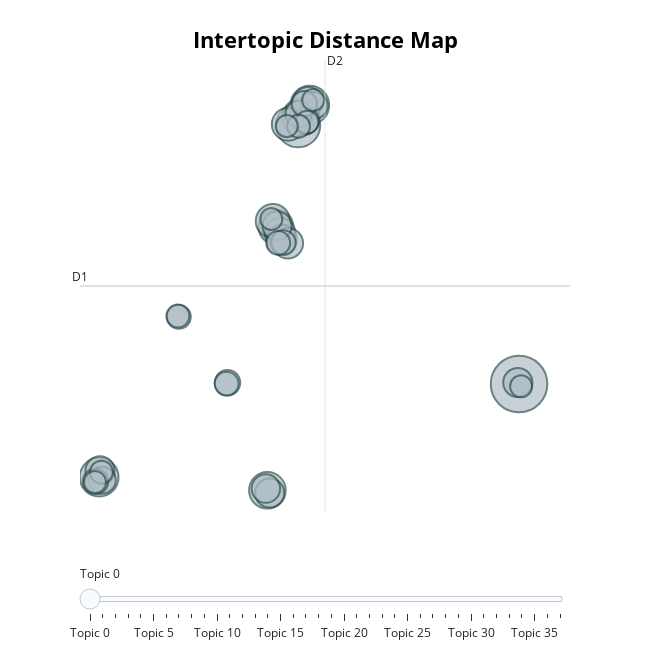

Write notebook code for a chart like this one.
### Code cell
topic_model.visualize_topics()

### Figure 1 — Plotly figure (JSON) as saved in the notebook; plotly's stock layout.template omitted (floating-point values rounded to 4 significant figures)
{"data": [{"customdata": [[0, "de | le | la | en | du", 79], [1, "magic | city | wet | down | rainbow", 48], [2, "wizard | oz | wonderful | giant | wicked", 37], [3, "lost | last | world | war | battle", 37], [4, "black | death | dead | room | love", 34], [5, "autobiography | memoirs | my | charlottes | web", 33], [6, "abraham | caesar | david | lincoln | julius", 30], [7, "bruno | sylvie | daisy | anna | madame", 29], [8, "northern | lights | dark | shades | fifty", 27], [9, "secret | agent | knife | subtle | lightning", 23], [10, "prince | silver | master | caspian | chair", 23], [11, "king | return | thrones | game | henry", 23], [12, "time | nowhere | epoch | rest | news", 22], [13, "doctor | dolittle | voyages | dawn | treader", 21], [14, "enchanted | castle | lookingglass | yew | through", 21], [15, "scarlet | sensibility | sense | novels | prejudice", 21], [16, "der | prinz | kleine | german | die", 21], [17, "freedom | douglass | slave | life | frederick", 20], [18, "adventures | alices | wonderland | looking | in", 18], [19, "goblin | fellowship | ring | silmarillion | hobbit", 18], [20, "maus | aeneis | cursus | comus | completus", 17], [21, "gods | small | creatures | all | american", 17], [22, "oz | glinda | tiktok | ozma | patchwork", 16], [23, "phoenix | harry | potter | prisoner | carpet", 16], [24, "bfg | pioneers | classic | deerslayer | ace", 16], [25, "mars | princess | bridge | terabithia | martian", 15], [26, "dragon | reluctant | dragonfly | amber | dragonflight", 14], [27, "moon | new | moonstone | rock | diamonds", 14], [28, "potter | harry | deathly | goblet | secrets", 14], [29, "wood | beyond | tree | world | leaves", 13], [30, "you | one | before | howards | after", 13], [31, "stars | star | planet | andromeda | fault", 13], [32, "island | treasure | sky | channel | inn", 13], [33, "kazaki | politik |  |  | ", 12], [34, "foundation | towers | two | foundations | prelude", 12], [35, "fowl | artemis | amulet | code | arctic", 12], [36, "oz | marvelous | rinkitink | emerald | road", 12], [37, "wind | willows | breath | door | into", 12]], "hovertemplate": "<b>Topic %{customdata[0]}</b><br>%{customdata[1]}<br>Size: %{customdata[2]}", "legendgroup": "", "marker": {"color": "#B0BEC5", "line": {"color": "DarkSlateGrey", "width": 2}, "size": [79, 48, 37, 37, 34, 33, 30, 29, 27, 23, 23, 23, 22, 21, 21, 21, 21, 20, 18, 18, 17, 17, 16, 16, 16, 15, 14, 14, 14, 13, 13, 13, 13, 12, 12, 12, 12, 12], "sizemode": "area", "sizeref": 0.04938, "symbol": "circle"}, "mode": "markers", "name": "", "orientation": "v", "showlegend": false, "type": "scatter", "x": [24.41, 7.762, -7.234, 8.642, 7.982, 5.445, 6.093, 5.861, 7.027, 6.405, 6.509, 6.989, 8.507, 6.175, -7.169, 5.618, 24.32, 5.33, -7.0, 8.972, 8.339, 7.797, -7.513, 2.438, 8.224, 6.648, 6.263, -1.225, 2.372, -7.06, 8.434, -1.299, 7.793, 24.57, 8.897, 5.74, -7.545, 6.911], "xaxis": "x", "y": [-1.137, 15.52, -7.144, 16.82, 16.05, -7.989, 8.967, 9.346, 15.59, 8.575, 8.144, 7.924, 17.04, 9.039, -6.734, -8.162, -1.043, -7.874, -7.34, 16.8, 15.82, 16.26, -7.421, -1.059, 16.91, 7.973, 7.944, 3.187, -1.115, -6.816, 15.72, 3.24, 15.46, -1.291, 17.16, 9.488, -7.462, 15.47], "yaxis": "y"}], "layout": {"annotations": [{"showarrow": false, "text": "D1", "x": -8.677, "y": 5.171, "yshift": 10}, {"showarrow": false, "text": "D2", "x": 9.787, "xshift": 10, "y": 19.73}], "height": 650, "hoverlabel": {"bgcolor": "white", "font": {"family": "Rockwell", "size": 16}}, "legend": {"itemsizing": "constant", "tracegroupgap": 0}, "margin": {"t": 60}, "shapes": [{"line": {"color": "#CFD8DC", "width": 2}, "type": "line", "x0": 9.787, "x1": 9.787, "y0": -9.386, "y1": 19.73}, {"line": {"color": "#9E9E9E", "width": 2}, "type": "line", "x0": -8.677, "x1": 28.25, "y0": 5.171, "y1": 5.171}], "sliders": [{"active": 0, "pad": {"t": 50}, "steps": [{"args": [{"marker.color": [["red", "#B0BEC5", "#B0BEC5", "#B0BEC5", "#B0BEC5", "#B0BEC5", "#B0BEC5", "#B0BEC5", "#B0BEC5", "#B0BEC5", "#B0BEC5", "#B0BEC5", "#B0BEC5", "#B0BEC5", "#B0BEC5", "#B0BEC5", "#B0BEC5", "#B0BEC5", "#B0BEC5", "#B0BEC5", "#B0BEC5", "#B0BEC5", "#B0BEC5", "#B0BEC5", "#B0BEC5", "#B0BEC5", "#B0BEC5", "#B0BEC5", "#B0BEC5", "#B0BEC5", "#B0BEC5", "#B0BEC5", "#B0BEC5", "#B0BEC5", "#B0BEC5", "#B0BEC5", "#B0BEC5", "#B0BEC5"]]}], "label": "Topic 0", "method": "update"}, {"args": [{"marker.color": [["#B0BEC5", "red", "#B0BEC5", "#B0BEC5", "#B0BEC5", "#B0BEC5", "#B0BEC5", "#B0BEC5", "#B0BEC5", "#B0BEC5", "#B0BEC5", "#B0BEC5", "#B0BEC5", "#B0BEC5", "#B0BEC5", "#B0BEC5", "#B0BEC5", "#B0BEC5", "#B0BEC5", "#B0BEC5", "#B0BEC5", "#B0BEC5", "#B0BEC5", "#B0BEC5", "#B0BEC5", "#B0BEC5", "#B0BEC5", "#B0BEC5", "#B0BEC5", "#B0BEC5", "#B0BEC5", "#B0BEC5", "#B0BEC5", "#B0BEC5", "#B0BEC5", "#B0BEC5", "#B0BEC5", "#B0BEC5"]]}], "label": "Topic 1", "method": "update"}, {"args": [{"marker.color": [["#B0BEC5", "#B0BEC5", "red", "#B0BEC5", "#B0BEC5", "#B0BEC5", "#B0BEC5", "#B0BEC5", "#B0BEC5", "#B0BEC5", "#B0BEC5", "#B0BEC5", "#B0BEC5", "#B0BEC5", "#B0BEC5", "#B0BEC5", "#B0BEC5", "#B0BEC5", "#B0BEC5", "#B0BEC5", "#B0BEC5", "#B0BEC5", "#B0BEC5", "#B0BEC5", "#B0BEC5", "#B0BEC5", "#B0BEC5", "#B0BEC5", "#B0BEC5", "#B0BEC5", "#B0BEC5", "#B0BEC5", "#B0BEC5", "#B0BEC5", "#B0BEC5", "#B0BEC5", "#B0BEC5", "#B0BEC5"]]}], "label": "Topic 2", "method": "update"}, {"args": [{"marker.color": [["#B0BEC5", "#B0BEC5", "#B0BEC5", "red", "#B0BEC5", "#B0BEC5", "#B0BEC5", "#B0BEC5", "#B0BEC5", "#B0BEC5", "#B0BEC5", "#B0BEC5", "#B0BEC5", "#B0BEC5", "#B0BEC5", "#B0BEC5", "#B0BEC5", "#B0BEC5", "#B0BEC5", "#B0BEC5", "#B0BEC5", "#B0BEC5", "#B0BEC5", "#B0BEC5", "#B0BEC5", "#B0BEC5", "#B0BEC5", "#B0BEC5", "#B0BEC5", "#B0BEC5", "#B0BEC5", "#B0BEC5", "#B0BEC5", "#B0BEC5", "#B0BEC5", "#B0BEC5", "#B0BEC5", "#B0BEC5"]]}], "label": "Topic 3", "method": "update"}, {"args": [{"marker.color": [["#B0BEC5", "#B0BEC5", "#B0BEC5", "#B0BEC5", "red", "#B0BEC5", "#B0BEC5", "#B0BEC5", "#B0BEC5", "#B0BEC5", "#B0BEC5", "#B0BEC5", "#B0BEC5", "#B0BEC5", "#B0BEC5", "#B0BEC5", "#B0BEC5", "#B0BEC5", "#B0BEC5", "#B0BEC5", "#B0BEC5", "#B0BEC5", "#B0BEC5", "#B0BEC5", "#B0BEC5", "#B0BEC5", "#B0BEC5", "#B0BEC5", "#B0BEC5", "#B0BEC5", "#B0BEC5", "#B0BEC5", "#B0BEC5", "#B0BEC5", "#B0BEC5", "#B0BEC5", "#B0BEC5", "#B0BEC5"]]}], "label": "Topic 4", "method": "update"}, {"args": [{"marker.color": [["#B0BEC5", "#B0BEC5", "#B0BEC5", "#B0BEC5", "#B0BEC5", "red", "#B0BEC5", "#B0BEC5", "#B0BEC5", "#B0BEC5", "#B0BEC5", "#B0BEC5", "#B0BEC5", "#B0BEC5", "#B0BEC5", "#B0BEC5", "#B0BEC5", "#B0BEC5", "#B0BEC5", "#B0BEC5", "#B0BEC5", "#B0BEC5", "#B0BEC5", "#B0BEC5", "#B0BEC5", "#B0BEC5", "#B0BEC5", "#B0BEC5", "#B0BEC5", "#B0BEC5", "#B0BEC5", "#B0BEC5", "#B0BEC5", "#B0BEC5", "#B0BEC5", "#B0BEC5", "#B0BEC5", "#B0BEC5"]]}], "label": "Topic 5", "method": "update"}, {"args": [{"marker.color": [["#B0BEC5", "#B0BEC5", "#B0BEC5", "#B0BEC5", "#B0BEC5", "#B0BEC5", "red", "#B0BEC5", "#B0BEC5", "#B0BEC5", "#B0BEC5", "#B0BEC5", "#B0BEC5", "#B0BEC5", "#B0BEC5", "#B0BEC5", "#B0BEC5", "#B0BEC5", "#B0BEC5", "#B0BEC5", "#B0BEC5", "#B0BEC5", "#B0BEC5", "#B0BEC5", "#B0BEC5", "#B0BEC5", "#B0BEC5", "#B0BEC5", "#B0BEC5", "#B0BEC5", "#B0BEC5", "#B0BEC5", "#B0BEC5", "#B0BEC5", "#B0BEC5", "#B0BEC5", "#B0BEC5", "#B0BEC5"]]}], "label": "Topic 6", "method": "update"}, {"args": [{"marker.color": [["#B0BEC5", "#B0BEC5", "#B0BEC5", "#B0BEC5", "#B0BEC5", "#B0BEC5", "#B0BEC5", "red", "#B0BEC5", "#B0BEC5", "#B0BEC5", "#B0BEC5", "#B0BEC5", "#B0BEC5", "#B0BEC5", "#B0BEC5", "#B0BEC5", "#B0BEC5", "#B0BEC5", "#B0BEC5", "#B0BEC5", "#B0BEC5", "#B0BEC5", "#B0BEC5", "#B0BEC5", "#B0BEC5", "#B0BEC5", "#B0BEC5", "#B0BEC5", "#B0BEC5", "#B0BEC5", "#B0BEC5", "#B0BEC5", "#B0BEC5", "#B0BEC5", "#B0BEC5", "#B0BEC5", "#B0BEC5"]]}], "label": "Topic 7", "method": "update"}, {"args": [{"marker.color": [["#B0BEC5", "#B0BEC5", "#B0BEC5", "#B0BEC5", "#B0BEC5", "#B0BEC5", "#B0BEC5", "#B0BEC5", "red", "#B0BEC5", "#B0BEC5", "#B0BEC5", "#B0BEC5", "#B0BEC5", "#B0BEC5", "#B0BEC5", "#B0BEC5", "#B0BEC5", "#B0BEC5", "#B0BEC5", "#B0BEC5", "#B0BEC5", "#B0BEC5", "#B0BEC5", "#B0BEC5", "#B0BEC5", "#B0BEC5", "#B0BEC5", "#B0BEC5", "#B0BEC5", "#B0BEC5", "#B0BEC5", "#B0BEC5", "#B0BEC5", "#B0BEC5", "#B0BEC5", "#B0BEC5", "#B0BEC5"]]}], "label": "Topic 8", "method": "update"}, {"args": [{"marker.color": [["#B0BEC5", "#B0BEC5", "#B0BEC5", "#B0BEC5", "#B0BEC5", "#B0BEC5", "#B0BEC5", "#B0BEC5", "#B0BEC5", "red", "#B0BEC5", "#B0BEC5", "#B0BEC5", "#B0BEC5", "#B0BEC5", "#B0BEC5", "#B0BEC5", "#B0BEC5", "#B0BEC5", "#B0BEC5", "#B0BEC5", "#B0BEC5", "#B0BEC5", "#B0BEC5", "#B0BEC5", "#B0BEC5", "#B0BEC5", "#B0BEC5", "#B0BEC5", "#B0BEC5", "#B0BEC5", "#B0BEC5", "#B0BEC5", "#B0BEC5", "#B0BEC5", "#B0BEC5", "#B0BEC5", "#B0BEC5"]]}], "label": "Topic 9", "method": "update"}, {"args": [{"marker.color": [["#B0BEC5", "#B0BEC5", "#B0BEC5", "#B0BEC5", "#B0BEC5", "#B0BEC5", "#B0BEC5", "#B0BEC5", "#B0BEC5", "#B0BEC5", "red", "#B0BEC5", "#B0BEC5", "#B0BEC5", "#B0BEC5", "#B0BEC5", "#B0BEC5", "#B0BEC5", "#B0BEC5", "#B0BEC5", "#B0BEC5", "#B0BEC5", "#B0BEC5", "#B0BEC5", "#B0BEC5", "#B0BEC5", "#B0BEC5", "#B0BEC5", "#B0BEC5", "#B0BEC5", "#B0BEC5", "#B0BEC5", "#B0BEC5", "#B0BEC5", "#B0BEC5", "#B0BEC5", "#B0BEC5", "#B0BEC5"]]}], "label": "Topic 10", "method": "update"}, {"args": [{"marker.color": [["#B0BEC5", "#B0BEC5", "#B0BEC5", "#B0BEC5", "#B0BEC5", "#B0BEC5", "#B0BEC5", "#B0BEC5", "#B0BEC5", "#B0BEC5", "#B0BEC5", "red", "#B0BEC5", "#B0BEC5", "#B0BEC5", "#B0BEC5", "#B0BEC5", "#B0BEC5", "#B0BEC5", "#B0BEC5", "#B0BEC5", "#B0BEC5", "#B0BEC5", "#B0BEC5", "#B0BEC5", "#B0BEC5", "#B0BEC5", "#B0BEC5", "#B0BEC5", "#B0BEC5", "#B0BEC5", "#B0BEC5", "#B0BEC5", "#B0BEC5", "#B0BEC5", "#B0BEC5", "#B0BEC5", "#B0BEC5"]]}], "label": "Topic 11", "method": "update"}, {"args": [{"marker.color": [["#B0BEC5", "#B0BEC5", "#B0BEC5", "#B0BEC5", "#B0BEC5", "#B0BEC5", "#B0BEC5", "#B0BEC5", "#B0BEC5", "#B0BEC5", "#B0BEC5", "#B0BEC5", "red", "#B0BEC5", "#B0BEC5", "#B0BEC5", "#B0BEC5", "#B0BEC5", "#B0BEC5", "#B0BEC5", "#B0BEC5", "#B0BEC5", "#B0BEC5", "#B0BEC5", "#B0BEC5", "#B0BEC5", "#B0BEC5", "#B0BEC5", "#B0BEC5", "#B0BEC5", "#B0BEC5", "#B0BEC5", "#B0BEC5", "#B0BEC5", "#B0BEC5", "#B0BEC5", "#B0BEC5", "#B0BEC5"]]}], "label": "Topic 12", "method": "update"}, {"args": [{"marker.color": [["#B0BEC5", "#B0BEC5", "#B0BEC5", "#B0BEC5", "#B0BEC5", "#B0BEC5", "#B0BEC5", "#B0BEC5", "#B0BEC5", "#B0BEC5", "#B0BEC5", "#B0BEC5", "#B0BEC5", "red", "#B0BEC5", "#B0BEC5", "#B0BEC5", "#B0BEC5", "#B0BEC5", "#B0BEC5", "#B0BEC5", "#B0BEC5", "#B0BEC5", "#B0BEC5", "#B0BEC5", "#B0BEC5", "#B0BEC5", "#B0BEC5", "#B0BEC5", "#B0BEC5", "#B0BEC5", "#B0BEC5", "#B0BEC5", "#B0BEC5", "#B0BEC5", "#B0BEC5", "#B0BEC5", "#B0BEC5"]]}], "label": "Topic 13", "method": "update"}, {"args": [{"marker.color": [["#B0BEC5", "#B0BEC5", "#B0BEC5", "#B0BEC5", "#B0BEC5", "#B0BEC5", "#B0BEC5", "#B0BEC5", "#B0BEC5", "#B0BEC5", "#B0BEC5", "#B0BEC5", "#B0BEC5", "#B0BEC5", "red", "#B0BEC5", "#B0BEC5", "#B0BEC5", "#B0BEC5", "#B0BEC5", "#B0BEC5", "#B0BEC5", "#B0BEC5", "#B0BEC5", "#B0BEC5", "#B0BEC5", "#B0BEC5", "#B0BEC5", "#B0BEC5", "#B0BEC5", "#B0BEC5", "#B0BEC5", "#B0BEC5", "#B0BEC5", "#B0BEC5", "#B0BEC5", "#B0BEC5", "#B0BEC5"]]}], "label": "Topic 14", "method": "update"}, {"args": [{"marker.color": [["#B0BEC5", "#B0BEC5", "#B0BEC5", "#B0BEC5", "#B0BEC5", "#B0BEC5", "#B0BEC5", "#B0BEC5", "#B0BEC5", "#B0BEC5", "#B0BEC5", "#B0BEC5", "#B0BEC5", "#B0BEC5", "#B0BEC5", "red", "#B0BEC5", "#B0BEC5", "#B0BEC5", "#B0BEC5", "#B0BEC5", "#B0BEC5", "#B0BEC5", "#B0BEC5", "#B0BEC5", "#B0BEC5", "#B0BEC5", "#B0BEC5", "#B0BEC5", "#B0BEC5", "#B0BEC5", "#B0BEC5", "#B0BEC5", "#B0BEC5", "#B0BEC5", "#B0BEC5", "#B0BEC5", "#B0BEC5"]]}], "label": "Topic 15", "method": "update"}, {"args": [{"marker.color": [["#B0BEC5", "#B0BEC5", "#B0BEC5", "#B0BEC5", "#B0BEC5", "#B0BEC5", "#B0BEC5", "#B0BEC5", "#B0BEC5", "#B0BEC5", "#B0BEC5", "#B0BEC5", "#B0BEC5", "#B0BEC5", "#B0BEC5", "#B0BEC5", "red", "#B0BEC5", "#B0BEC5", "#B0BEC5", "#B0BEC5", "#B0BEC5", "#B0BEC5", "#B0BEC5", "#B0BEC5", "#B0BEC5", "#B0BEC5", "#B0BEC5", "#B0BEC5", "#B0BEC5", "#B0BEC5", "#B0BEC5", "#B0BEC5", "#B0BEC5", "#B0BEC5", "#B0BEC5", "#B0BEC5", "#B0BEC5"]]}], "label": "Topic 16", "method": "update"}, {"args": [{"marker.color": [["#B0BEC5", "#B0BEC5", "#B0BEC5", "#B0BEC5", "#B0BEC5", "#B0BEC5", "#B0BEC5", "#B0BEC5", "#B0BEC5", "#B0BEC5", "#B0BEC5", "#B0BEC5", "#B0BEC5", "#B0BEC5", "#B0BEC5", "#B0BEC5", "#B0BEC5", "red", "#B0BEC5", "#B0BEC5", "#B0BEC5", "#B0BEC5", "#B0BEC5", "#B0BEC5", "#B0BEC5", "#B0BEC5", "#B0BEC5", "#B0BEC5", "#B0BEC5", "#B0BEC5", "#B0BEC5", "#B0BEC5", "#B0BEC5", "#B0BEC5", "#B0BEC5", "#B0BEC5", "#B0BEC5", "#B0BEC5"]]}], "label": "Topic 17", "method": "update"}, {"args": [{"marker.color": [["#B0BEC5", "#B0BEC5", "#B0BEC5", "#B0BEC5", "#B0BEC5", "#B0BEC5", "#B0BEC5", "#B0BEC5", "#B0BEC5", "#B0BEC5", "#B0BEC5", "#B0BEC5", "#B0BEC5", "#B0BEC5", "#B0BEC5", "#B0BEC5", "#B0BEC5", "#B0BEC5", "red", "#B0BEC5", "#B0BEC5", "#B0BEC5", "#B0BEC5", "#B0BEC5", "#B0BEC5", "#B0BEC5", "#B0BEC5", "#B0BEC5", "#B0BEC5", "#B0BEC5", "#B0BEC5", "#B0BEC5", "#B0BEC5", "#B0BEC5", "#B0BEC5", "#B0BEC5", "#B0BEC5", "#B0BEC5"]]}], "label": "Topic 18", "method": "update"}, {"args": [{"marker.color": [["#B0BEC5", "#B0BEC5", "#B0BEC5", "#B0BEC5", "#B0BEC5", "#B0BEC5", "#B0BEC5", "#B0BEC5", "#B0BEC5", "#B0BEC5", "#B0BEC5", "#B0BEC5", "#B0BEC5", "#B0BEC5", "#B0BEC5", "#B0BEC5", "#B0BEC5", "#B0BEC5", "#B0BEC5", "red", "#B0BEC5", "#B0BEC5", "#B0BEC5", "#B0BEC5", "#B0BEC5", "#B0BEC5", "#B0BEC5", "#B0BEC5", "#B0BEC5", "#B0BEC5", "#B0BEC5", "#B0BEC5", "#B0BEC5", "#B0BEC5", "#B0BEC5", "#B0BEC5", "#B0BEC5", "#B0BEC5"]]}], "label": "Topic 19", "method": "update"}, {"args": [{"marker.color": [["#B0BEC5", "#B0BEC5", "#B0BEC5", "#B0BEC5", "#B0BEC5", "#B0BEC5", "#B0BEC5", "#B0BEC5", "#B0BEC5", "#B0BEC5", "#B0BEC5", "#B0BEC5", "#B0BEC5", "#B0BEC5", "#B0BEC5", "#B0BEC5", "#B0BEC5", "#B0BEC5", "#B0BEC5", "#B0BEC5", "red", "#B0BEC5", "#B0BEC5", "#B0BEC5", "#B0BEC5", "#B0BEC5", "#B0BEC5", "#B0BEC5", "#B0BEC5", "#B0BEC5", "#B0BEC5", "#B0BEC5", "#B0BEC5", "#B0BEC5", "#B0BEC5", "#B0BEC5", "#B0BEC5", "#B0BEC5"]]}], "label": "Topic 20", "method": "update"}, {"args": [{"marker.color": [["#B0BEC5", "#B0BEC5", "#B0BEC5", "#B0BEC5", "#B0BEC5", "#B0BEC5", "#B0BEC5", "#B0BEC5", "#B0BEC5", "#B0BEC5", "#B0BEC5", "#B0BEC5", "#B0BEC5", "#B0BEC5", "#B0BEC5", "#B0BEC5", "#B0BEC5", "#B0BEC5", "#B0BEC5", "#B0BEC5", "#B0BEC5", "red", "#B0BEC5", "#B0BEC5", "#B0BEC5", "#B0BEC5", "#B0BEC5", "#B0BEC5", "#B0BEC5", "#B0BEC5", "#B0BEC5", "#B0BEC5", "#B0BEC5", "#B0BEC5", "#B0BEC5", "#B0BEC5", "#B0BEC5", "#B0BEC5"]]}], "label": "Topic 21", "method": "update"}, {"args": [{"marker.color": [["#B0BEC5", "#B0BEC5", "#B0BEC5", "#B0BEC5", "#B0BEC5", "#B0BEC5", "#B0BEC5", "#B0BEC5", "#B0BEC5", "#B0BEC5", "#B0BEC5", "#B0BEC5", "#B0BEC5", "#B0BEC5", "#B0BEC5", "#B0BEC5", "#B0BEC5", "#B0BEC5", "#B0BEC5", "#B0BEC5", "#B0BEC5", "#B0BEC5", "red", "#B0BEC5", "#B0BEC5", "#B0BEC5", "#B0BEC5", "#B0BEC5", "#B0BEC5", "#B0BEC5", "#B0BEC5", "#B0BEC5", "#B0BEC5", "#B0BEC5", "#B0BEC5", "#B0BEC5", "#B0BEC5", "#B0BEC5"]]}], "label": "Topic 22", "method": "update"}, {"args": [{"marker.color": [["#B0BEC5", "#B0BEC5", "#B0BEC5", "#B0BEC5", "#B0BEC5", "#B0BEC5", "#B0BEC5", "#B0BEC5", "#B0BEC5", "#B0BEC5", "#B0BEC5", "#B0BEC5", "#B0BEC5", "#B0BEC5", "#B0BEC5", "#B0BEC5", "#B0BEC5", "#B0BEC5", "#B0BEC5", "#B0BEC5", "#B0BEC5", "#B0BEC5", "#B0BEC5", "red", "#B0BEC5", "#B0BEC5", "#B0BEC5", "#B0BEC5", "#B0BEC5", "#B0BEC5", "#B0BEC5", "#B0BEC5", "#B0BEC5", "#B0BEC5", "#B0BEC5", "#B0BEC5", "#B0BEC5", "#B0BEC5"]]}], "label": "Topic 23", "method": "update"}, {"args": [{"marker.color": [["#B0BEC5", "#B0BEC5", "#B0BEC5", "#B0BEC5", "#B0BEC5", "#B0BEC5", "#B0BEC5", "#B0BEC5", "#B0BEC5", "#B0BEC5", "#B0BEC5", "#B0BEC5", "#B0BEC5", "#B0BEC5", "#B0BEC5", "#B0BEC5", "#B0BEC5", "#B0BEC5", "#B0BEC5", "#B0BEC5", "#B0BEC5", "#B0BEC5", "#B0BEC5", "#B0BEC5", "red", "#B0BEC5", "#B0BEC5", "#B0BEC5", "#B0BEC5", "#B0BEC5", "#B0BEC5", "#B0BEC5", "#B0BEC5", "#B0BEC5", "#B0BEC5", "#B0BEC5", "#B0BEC5", "#B0BEC5"]]}], "label": "Topic 24", "method": "update"}, {"args": [{"marker.color": [["#B0BEC5", "#B0BEC5", "#B0BEC5", "#B0BEC5", "#B0BEC5", "#B0BEC5", "#B0BEC5", "#B0BEC5", "#B0BEC5", "#B0BEC5", "#B0BEC5", "#B0BEC5", "#B0BEC5", "#B0BEC5", "#B0BEC5", "#B0BEC5", "#B0BEC5", "#B0BEC5", "#B0BEC5", "#B0BEC5", "#B0BEC5", "#B0BEC5", "#B0BEC5", "#B0BEC5", "#B0BEC5", "red", "#B0BEC5", "#B0BEC5", "#B0BEC5", "#B0BEC5", "#B0BEC5", "#B0BEC5", "#B0BEC5", "#B0BEC5", "#B0BEC5", "#B0BEC5", "#B0BEC5", "#B0BEC5"]]}], "label": "Topic 25", "method": "update"}, {"args": [{"marker.color": [["#B0BEC5", "#B0BEC5", "#B0BEC5", "#B0BEC5", "#B0BEC5", "#B0BEC5", "#B0BEC5", "#B0BEC5", "#B0BEC5", "#B0BEC5", "#B0BEC5", "#B0BEC5", "#B0BEC5", "#B0BEC5", "#B0BEC5", "#B0BEC5", "#B0BEC5", "#B0BEC5", "#B0BEC5", "#B0BEC5", "#B0BEC5", "#B0BEC5", "#B0BEC5", "#B0BEC5", "#B0BEC5", "#B0BEC5", "red", "#B0BEC5", "#B0BEC5", "#B0BEC5", "#B0BEC5", "#B0BEC5", "#B0BEC5", "#B0BEC5", "#B0BEC5", "#B0BEC5", "#B0BEC5", "#B0BEC5"]]}], "label": "Topic 26", "method": "update"}, {"args": [{"marker.color": [["#B0BEC5", "#B0BEC5", "#B0BEC5", "#B0BEC5", "#B0BEC5", "#B0BEC5", "#B0BEC5", "#B0BEC5", "#B0BEC5", "#B0BEC5", "#B0BEC5", "#B0BEC5", "#B0BEC5", "#B0BEC5", "#B0BEC5", "#B0BEC5", "#B0BEC5", "#B0BEC5", "#B0BEC5", "#B0BEC5", "#B0BEC5", "#B0BEC5", "#B0BEC5", "#B0BEC5", "#B0BEC5", "#B0BEC5", "#B0BEC5", "red", "#B0BEC5", "#B0BEC5", "#B0BEC5", "#B0BEC5", "#B0BEC5", "#B0BEC5", "#B0BEC5", "#B0BEC5", "#B0BEC5", "#B0BEC5"]]}], "label": "Topic 27", "method": "update"}, {"args": [{"marker.color": [["#B0BEC5", "#B0BEC5", "#B0BEC5", "#B0BEC5", "#B0BEC5", "#B0BEC5", "#B0BEC5", "#B0BEC5", "#B0BEC5", "#B0BEC5", "#B0BEC5", "#B0BEC5", "#B0BEC5", "#B0BEC5", "#B0BEC5", "#B0BEC5", "#B0BEC5", "#B0BEC5", "#B0BEC5", "#B0BEC5", "#B0BEC5", "#B0BEC5", "#B0BEC5", "#B0BEC5", "#B0BEC5", "#B0BEC5", "#B0BEC5", "#B0BEC5", "red", "#B0BEC5", "#B0BEC5", "#B0BEC5", "#B0BEC5", "#B0BEC5", "#B0BEC5", "#B0BEC5", "#B0BEC5", "#B0BEC5"]]}], "label": "Topic 28", "method": "update"}, {"args": [{"marker.color": [["#B0BEC5", "#B0BEC5", "#B0BEC5", "#B0BEC5", "#B0BEC5", "#B0BEC5", "#B0BEC5", "#B0BEC5", "#B0BEC5", "#B0BEC5", "#B0BEC5", "#B0BEC5", "#B0BEC5", "#B0BEC5", "#B0BEC5", "#B0BEC5", "#B0BEC5", "#B0BEC5", "#B0BEC5", "#B0BEC5", "#B0BEC5", "#B0BEC5", "#B0BEC5", "#B0BEC5", "#B0BEC5", "#B0BEC5", "#B0BEC5", "#B0BEC5", "#B0BEC5", "red", "#B0BEC5", "#B0BEC5", "#B0BEC5", "#B0BEC5", "#B0BEC5", "#B0BEC5", "#B0BEC5", "#B0BEC5"]]}], "label": "Topic 29", "method": "update"}, {"args": [{"marker.color": [["#B0BEC5", "#B0BEC5", "#B0BEC5", "#B0BEC5", "#B0BEC5", "#B0BEC5", "#B0BEC5", "#B0BEC5", "#B0BEC5", "#B0BEC5", "#B0BEC5", "#B0BEC5", "#B0BEC5", "#B0BEC5", "#B0BEC5", "#B0BEC5", "#B0BEC5", "#B0BEC5", "#B0BEC5", "#B0BEC5", "#B0BEC5", "#B0BEC5", "#B0BEC5", "#B0BEC5", "#B0BEC5", "#B0BEC5", "#B0BEC5", "#B0BEC5", "#B0BEC5", "#B0BEC5", "red", "#B0BEC5", "#B0BEC5", "#B0BEC5", "#B0BEC5", "#B0BEC5", "#B0BEC5", "#B0BEC5"]]}], "label": "Topic 30", "method": "update"}, {"args": [{"marker.color": [["#B0BEC5", "#B0BEC5", "#B0BEC5", "#B0BEC5", "#B0BEC5", "#B0BEC5", "#B0BEC5", "#B0BEC5", "#B0BEC5", "#B0BEC5", "#B0BEC5", "#B0BEC5", "#B0BEC5", "#B0BEC5", "#B0BEC5", "#B0BEC5", "#B0BEC5", "#B0BEC5", "#B0BEC5", "#B0BEC5", "#B0BEC5", "#B0BEC5", "#B0BEC5", "#B0BEC5", "#B0BEC5", "#B0BEC5", "#B0BEC5", "#B0BEC5", "#B0BEC5", "#B0BEC5", "#B0BEC5", "red", "#B0BEC5", "#B0BEC5", "#B0BEC5", "#B0BEC5", "#B0BEC5", "#B0BEC5"]]}], "label": "Topic 31", "method": "update"}, {"args": [{"marker.color": [["#B0BEC5", "#B0BEC5", "#B0BEC5", "#B0BEC5", "#B0BEC5", "#B0BEC5", "#B0BEC5", "#B0BEC5", "#B0BEC5", "#B0BEC5", "#B0BEC5", "#B0BEC5", "#B0BEC5", "#B0BEC5", "#B0BEC5", "#B0BEC5", "#B0BEC5", "#B0BEC5", "#B0BEC5", "#B0BEC5", "#B0BEC5", "#B0BEC5", "#B0BEC5", "#B0BEC5", "#B0BEC5", "#B0BEC5", "#B0BEC5", "#B0BEC5", "#B0BEC5", "#B0BEC5", "#B0BEC5", "#B0BEC5", "red", "#B0BEC5", "#B0BEC5", "#B0BEC5", "#B0BEC5", "#B0BEC5"]]}], "label": "Topic 32", "method": "update"}, {"args": [{"marker.color": [["#B0BEC5", "#B0BEC5", "#B0BEC5", "#B0BEC5", "#B0BEC5", "#B0BEC5", "#B0BEC5", "#B0BEC5", "#B0BEC5", "#B0BEC5", "#B0BEC5", "#B0BEC5", "#B0BEC5", "#B0BEC5", "#B0BEC5", "#B0BEC5", "#B0BEC5", "#B0BEC5", "#B0BEC5", "#B0BEC5", "#B0BEC5", "#B0BEC5", "#B0BEC5", "#B0BEC5", "#B0BEC5", "#B0BEC5", "#B0BEC5", "#B0BEC5", "#B0BEC5", "#B0BEC5", "#B0BEC5", "#B0BEC5", "#B0BEC5", "red", "#B0BEC5", "#B0BEC5", "#B0BEC5", "#B0BEC5"]]}], "label": "Topic 33", "method": "update"}, {"args": [{"marker.color": [["#B0BEC5", "#B0BEC5", "#B0BEC5", "#B0BEC5", "#B0BEC5", "#B0BEC5", "#B0BEC5", "#B0BEC5", "#B0BEC5", "#B0BEC5", "#B0BEC5", "#B0BEC5", "#B0BEC5", "#B0BEC5", "#B0BEC5", "#B0BEC5", "#B0BEC5", "#B0BEC5", "#B0BEC5", "#B0BEC5", "#B0BEC5", "#B0BEC5", "#B0BEC5", "#B0BEC5", "#B0BEC5", "#B0BEC5", "#B0BEC5", "#B0BEC5", "#B0BEC5", "#B0BEC5", "#B0BEC5", "#B0BEC5", "#B0BEC5", "#B0BEC5", "red", "#B0BEC5", "#B0BEC5", "#B0BEC5"]]}], "label": "Topic 34", "method": "update"}, {"args": [{"marker.color": [["#B0BEC5", "#B0BEC5", "#B0BEC5", "#B0BEC5", "#B0BEC5", "#B0BEC5", "#B0BEC5", "#B0BEC5", "#B0BEC5", "#B0BEC5", "#B0BEC5", "#B0BEC5", "#B0BEC5", "#B0BEC5", "#B0BEC5", "#B0BEC5", "#B0BEC5", "#B0BEC5", "#B0BEC5", "#B0BEC5", "#B0BEC5", "#B0BEC5", "#B0BEC5", "#B0BEC5", "#B0BEC5", "#B0BEC5", "#B0BEC5", "#B0BEC5", "#B0BEC5", "#B0BEC5", "#B0BEC5", "#B0BEC5", "#B0BEC5", "#B0BEC5", "#B0BEC5", "red", "#B0BEC5", "#B0BEC5"]]}], "label": "Topic 35", "method": "update"}, {"args": [{"marker.color": [["#B0BEC5", "#B0BEC5", "#B0BEC5", "#B0BEC5", "#B0BEC5", "#B0BEC5", "#B0BEC5", "#B0BEC5", "#B0BEC5", "#B0BEC5", "#B0BEC5", "#B0BEC5", "#B0BEC5", "#B0BEC5", "#B0BEC5", "#B0BEC5", "#B0BEC5", "#B0BEC5", "#B0BEC5", "#B0BEC5", "#B0BEC5", "#B0BEC5", "#B0BEC5", "#B0BEC5", "#B0BEC5", "#B0BEC5", "#B0BEC5", "#B0BEC5", "#B0BEC5", "#B0BEC5", "#B0BEC5", "#B0BEC5", "#B0BEC5", "#B0BEC5", "#B0BEC5", "#B0BEC5", "red", "#B0BEC5"]]}], "label": "Topic 36", "method": "update"}, {"args": [{"marker.color": [["#B0BEC5", "#B0BEC5", "#B0BEC5", "#B0BEC5", "#B0BEC5", "#B0BEC5", "#B0BEC5", "#B0BEC5", "#B0BEC5", "#B0BEC5", "#B0BEC5", "#B0BEC5", "#B0BEC5", "#B0BEC5", "#B0BEC5", "#B0BEC5", "#B0BEC5", "#B0BEC5", "#B0BEC5", "#B0BEC5", "#B0BEC5", "#B0BEC5", "#B0BEC5", "#B0BEC5", "#B0BEC5", "#B0BEC5", "#B0BEC5", "#B0BEC5", "#B0BEC5", "#B0BEC5", "#B0BEC5", "#B0BEC5", "#B0BEC5", "#B0BEC5", "#B0BEC5", "#B0BEC5", "#B0BEC5", "red"]]}], "label": "Topic 37", "method": "update"}]}], "title": {"font": {"color": "Black", "size": 22}, "text": "<b>Intertopic Distance Map</b>", "x": 0.5, "xanchor": "center", "y": 0.95, "yanchor": "top"}, "width": 650, "xaxis": {"anchor": "y", "domain": [0, 1], "range": [-8.677, 28.25], "title": {"text": ""}, "visible": false}, "yaxis": {"anchor": "x", "domain": [0, 1], "range": [-9.386, 19.73], "title": {"text": ""}, "visible": false}}}
